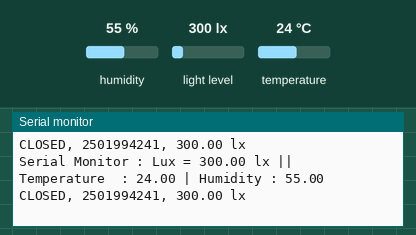
Recording of a program running on a simulated ESP32. On the bench: the last lines printed to the serial monitor. The test bench sets the inputs (shaded band); at power-on: light level 300 lx, humidity 55 %, temperature 24 °C.

Above: at 1.8 s.
1.9 s: light level set to 382 lx
At 2.4 s:
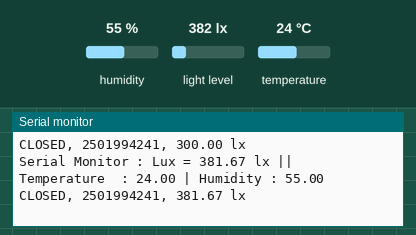
3.4 s: light level set to 416 lx
At 4.8 s:
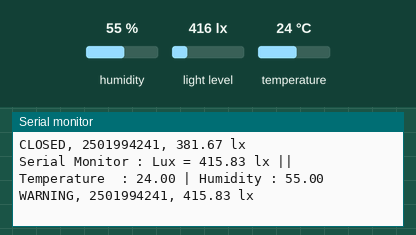
Timing chart, 0 to 6.4 s (numbered marks = the images above; inputs shaded):
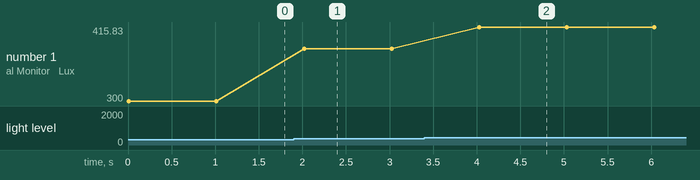

The program:

main.cpp
```cpp
#include <Arduino.h>
#include "Wire.h"
#include <WiFi.h>
#include <Wire.h>
#include <BH1750.h>
#include <Ticker.h>
#include <DHTesp.h>


#define DHT_PIN 18
#define DHT_TYPE DHTesp::DHT11
#define OLED_RESET -1

BH1750 lightMeter ;
DHTesp dht;
WiFiClient espClient;
// Matthew Filbert Tander
// 2501994241
// ESP32-DEvkit V4
//Upesy wroom

float temp, hum, lux;
String condition;
//xyz = 241
//x = temp
//y = hum
//z = lux

void humRead(void *pvParameters){ //Y
  while(1){

   hum = dht.getHumidity(); // read humidity

  vTaskDelay(4000 / portTICK_PERIOD_MS);}
   //}

}
void sensorDisplay(void *pvParameters){
  while (1) {

   Serial.printf("Serial Monitor : Lux = %.2f lx || Temperature  : %.2f | Humidity : %.2f\n", lux, temp, hum);
   if(lux >=400 ){

   condition = "WARNING!";
   Serial.printf("WARNING, 2501994241, %.2f lx\n", lux);
  }
  else
  { Serial.printf("CLOSED, 2501994241, %.2f lx\n", lux);
  condition = "CLOSED";}


  vTaskDelay(1000 / portTICK_PERIOD_MS);}
   //
}
void tempRead(void *pvParameters){//X
   int failedCount = 0;
  const int maxFailedCount = 5; // maximum number of consecutive failures before setting temp to NaN
  while(1) {
    float tempRead = dht.getTemperature();
    if(!isnan(tempRead)) { // check if data was successfully read
      temp = tempRead; // update temp if data was successfully read
      failedCount = 0; // reset failure count
    }
    else {
      failedCount++; // increment failure count
      if (failedCount >= maxFailedCount) {
        temp = NAN; // set temp to NaN if there have been too many consecutive failures
        failedCount = 0; // reset failure count
      }
    }
  vTaskDelay(2000 / portTICK_PERIOD_MS);
  }}
void luxRead(void *pvParameters){//Z
  while(1){
  lux = lightMeter.readLightLevel();
  vTaskDelay(1000 / portTICK_PERIOD_MS);}
}


  void setup() {
Serial.begin(115200);

  // Initialize the I2C bus (BH1750 library doesn't do this automatically)
  Wire.begin();
    lightMeter.begin();
  dht.setup(DHT_PIN, DHT_TYPE);

  xTaskCreatePinnedToCore(humRead, "sensorRead", 2044, NULL, 1, NULL, 0);
 xTaskCreatePinnedToCore(tempRead, "Temperature", 2044, NULL, 1, NULL, 0);
  xTaskCreatePinnedToCore(luxRead, "luxRead", 2044, NULL, 1, NULL, 0);
 xTaskCreatePinnedToCore(sensorDisplay, "sensorDisplay", 2044, NULL, 1, NULL, 0);

// xTaskCreatePinnedToCore(function, "function", 2048, NULL, 1, NULL, 0);

  // put your setup code here, to run once:
}
void loop() {

  // put your main code here, to run repeatedly:
}
```

Measured:
- the behaviour switches between 399 and 400 lx on light level (found by bisection; images 1 and 2)
- after the input at 1.9 s, the serial monitor: prints a new line after 0.12 s (image 1)
- after the input at 3.4 s, the serial monitor: prints a new line after 0.63 s (image 2)
- plotted number 1: 300 → 381.67 after the input at 1.9 s, 381.67 → 415.83 after the input at 3.4 s
